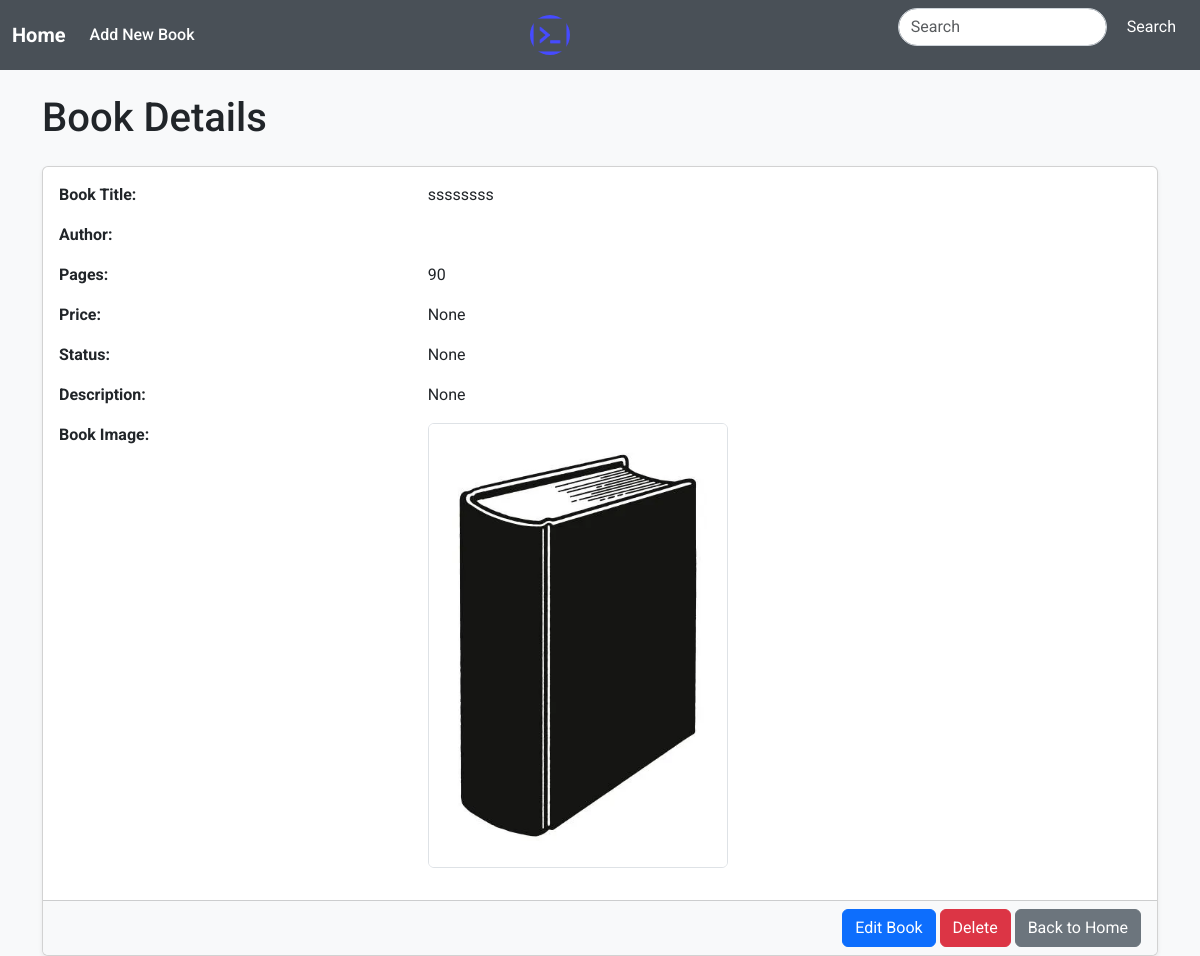
The page /details/10/ (signed in) on the database as committed earlier.
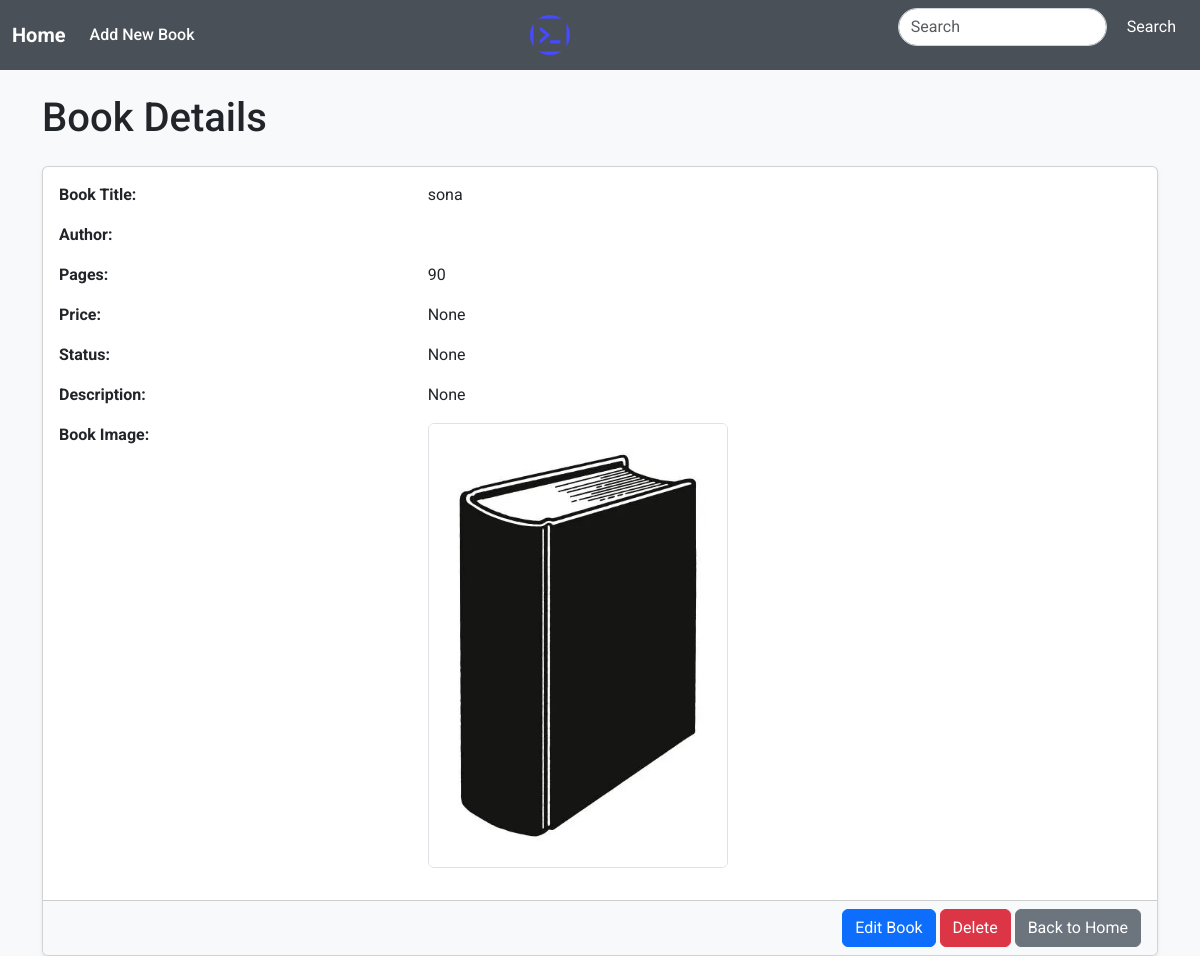
The same page on the database as committed later.
### book/models.py (models this page shows, shortened)
class Book(models.Model):
    title = models.CharField(max_length=200)
    author = models.CharField(max_length=200, blank=True)
    photo_book = models.ImageField(upload_to='photos_books', null='True', blank=True, default='book.png')
    photo_author = models.ImageField(upload_to='photos_authors', null=True, blank=True)
    pages = models.IntegerField()
    price = models.DecimalField(max_digits=5, decimal_places=2,null=True, blank=True)
    descripition = models.TextField(null=True, blank=True)
    created_at = models.DateTimeField(auto_now_add=True)
    active = models.BooleanField(default=True)
    status = models.CharField(max_length=50, choices=status_books, null=True, blank=True)

### book/views.py (the view)
# urls.py: path('details/<int:pk>/', BookDetailView.as_view(), name='book_details'),
class BookDetailView(LoginRequiredMixin, DetailView):
    model = Book
    template_name = 'book/book_detail.html'
    context_object_name = 'book'

### book/templates/book/book_detail.html (shortened to what this page needs)
{% extends 'base.html' %}
{% block body %}
<div class="container mt-4">
    <h1 class="mb-4 animate__animated animate__fadeIn">Book Details</h1>
    <div class="card shadow-sm animate__animated animate__fadeIn animate__delay-1s">
        <div class="card-body">
            <div class="row mb-3">
                <div class="col-md-4">
                    <strong>Book Title:</strong>
                </div>
                <div class="col-md-8">
                    {{ book.title }}
                </div>
            </div>
            <div class="row mb-3">
                <div class="col-md-4">
                    <strong>Author:</strong>
                </div>
                <div class="col-md-8">
                </div>
            </div>
            <div class="row mb-3">
                <div class="col-md-4">
                    <strong>Pages:</strong>
                </div>
                <div class="col-md-8">
                    {{ book.pages }}
                </div>
            </div>
            <div class="row mb-3">
                <div class="col-md-4">
                    <strong>Price:</strong>
                </div>
                <div class="col-md-8">
                    {{ book.price }}
                </div>
            </div>
            <div class="row mb-3">
                <div class="col-md-4">
                    <strong>Status:</strong>
                </div>
                <div class="col-md-8">
                    {{ book.get_status_display }}
                </div>
            </div>
            <div class="row mb-3">
                <div class="col-md-4">
                    <strong>Description:</strong>
                </div>
                <div class="col-md-8">
                    {{ book.descripition }}
                </div>
            </div>
            {% if book.photo_book %}
            <div class="row mb-3">
                <div class="col-md-4">
                    <strong>Book Image:</strong>
                </div>
                <div class="col-md-8">
                    <img src="{{ book.photo_book.url }}" alt="Book Image" class="img-fluid rounded border animate__animated animate__zoomIn" style="max-width: 300px;">
                </div>
            </div>
            {% endif %}
        </div>
        <div class="card-footer text-end bg-light">
            <a href="{% url 'book:edit_book' book.pk %}" class="btn btn-primary">Edit Book</a>
            <a href="{% url 'book:delete_book' book.pk %}" class="btn btn-danger">Delete</a>
            <a href="{% url 'book:book' %}" class="btn btn-secondary">Back to Home</a>
        </div>
    </div>
</div>
{% endblock body %}

Rows that differ between the two databases and show on the page:
changed Book "None": title "ssssssss" → "sona"
